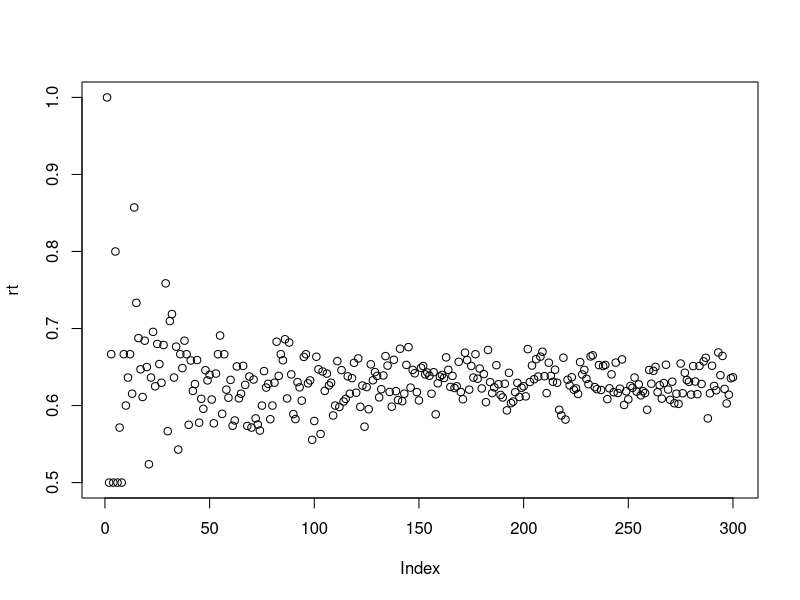
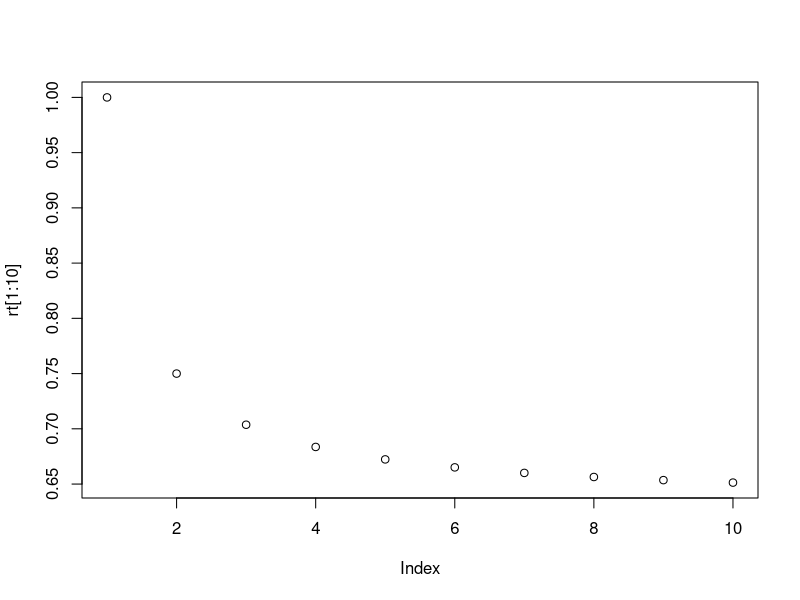

Write R code to recreate these figures, in order.


# this function answers the question:
# why on average does each boostrap sample contains roughly 2/3 observations?


# rm(list = ls())
# getwd()
# setwd('D:/gitnote/R_stats_note')
# rm(list = ls())

# n <- 100

fboot <- function(n){
    b <- sample(1:n, n, replace = TRUE)
    rt <- length(unique(b)) / n
    return(rt)
}

lapply(1:3, fboot)

rt <- c(lapply(1:300, fboot), recursive=TRUE)
plot(rt)


1 - 1/exp(1)


fb <- function(n) 1 - (1 - 1/n)^n
rt <- c(lapply(1:1000, fb), recursive=TRUE)
plot(rt[1:10])


# Suppose you roll four times the identical six-sided dice. 
# The probability that you will see six unique numbers is very small: only 6! / 6^6 ≈ 0.015.

prob_dup_dice <- function(k){
    n <- 6
    choose(n, k) * factorial(k) / (n^k)
}

prob_dup_dice(6)

1 - prob_dup_dice(6)

prob_dup_dice(4)



# Among 23 people, the probability of a duplicate birthday is more than 50%
prob_dup_birth <- function(k){
    n <- 365
    choose(n, k) * factorial(k) / (n^k)
    # A_n^k/ n**k
}

k = 23
1 - prob_dup_birth(23)


